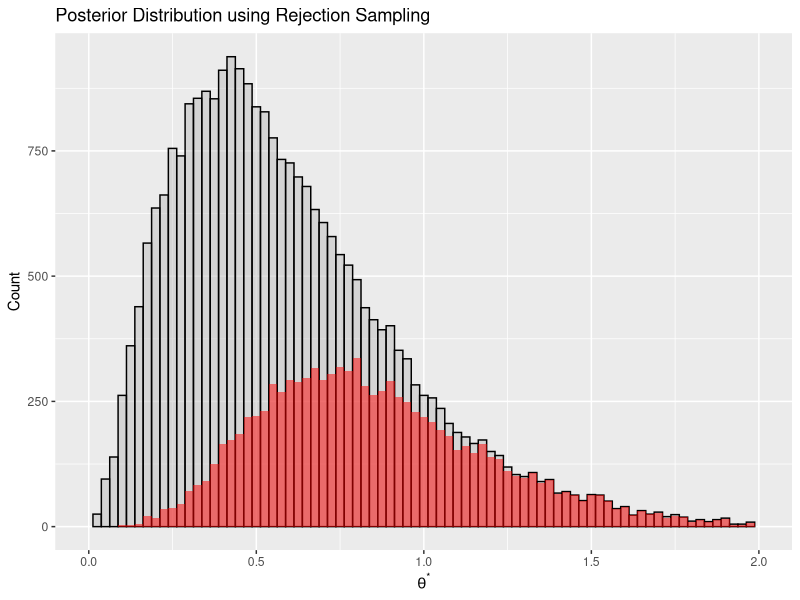
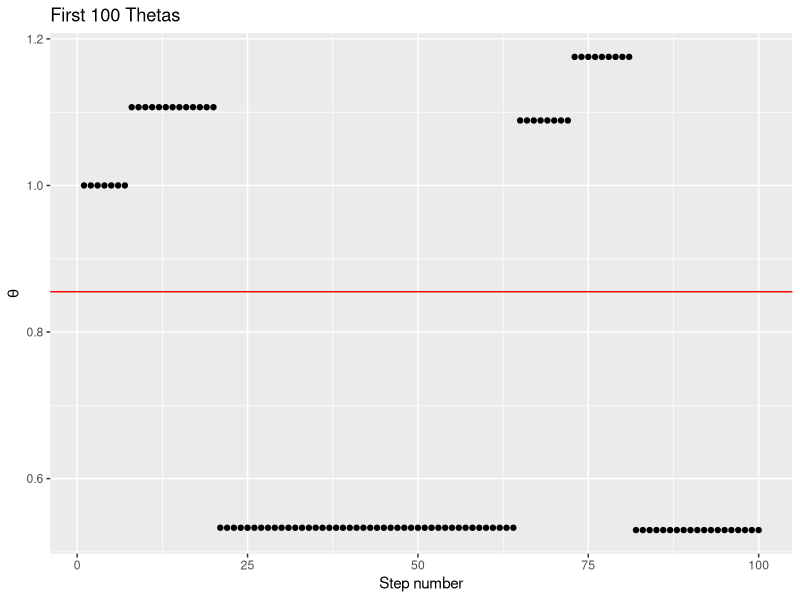
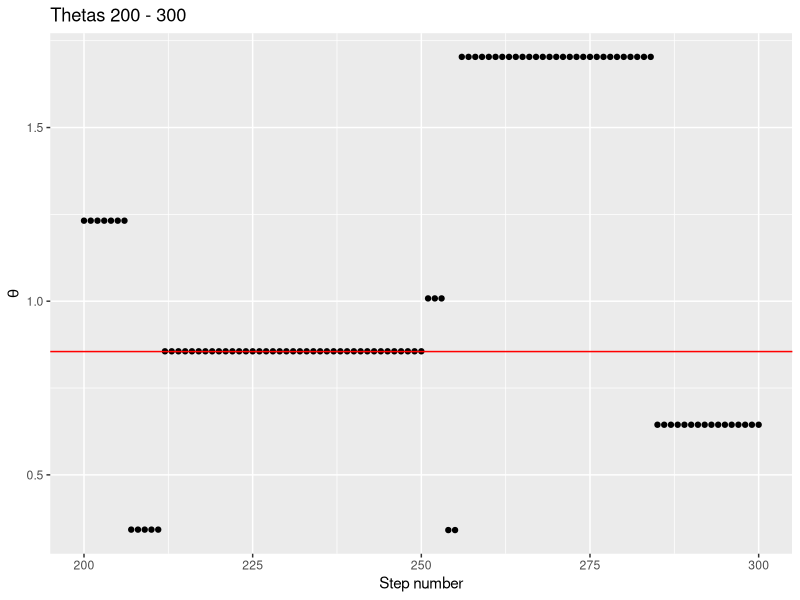
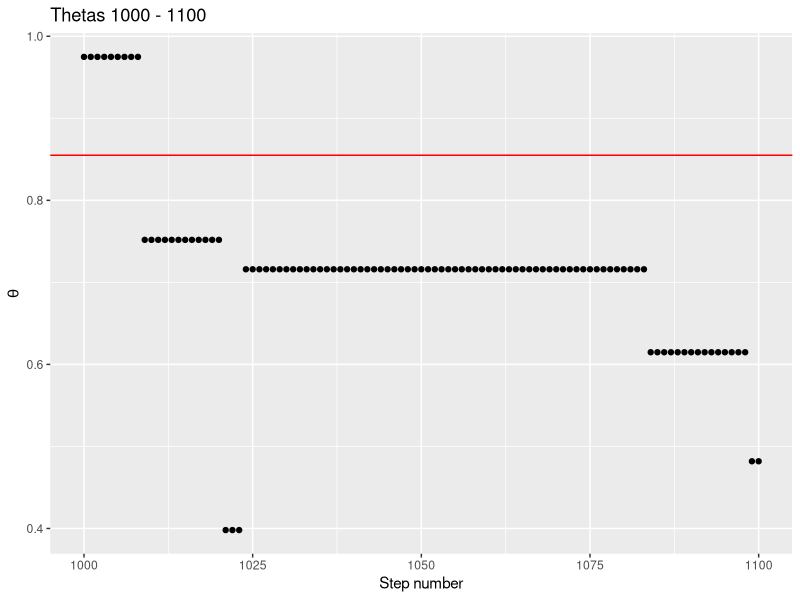
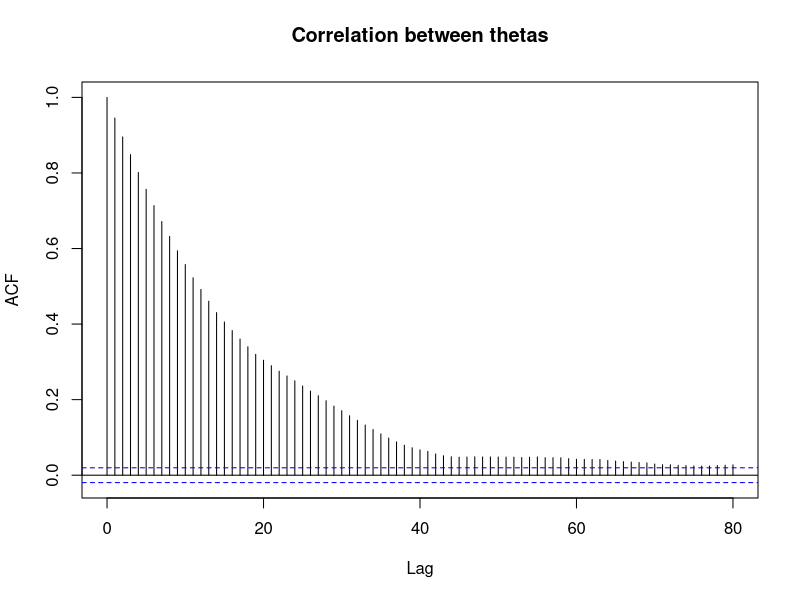
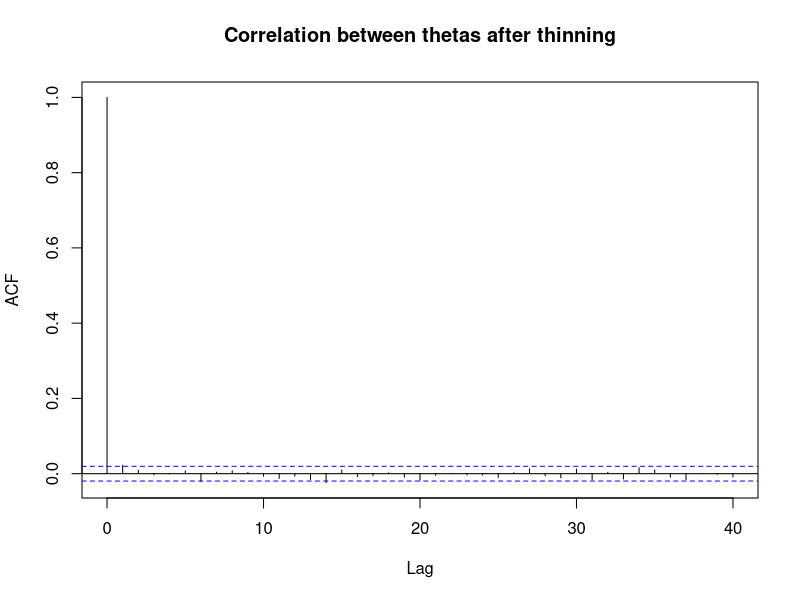
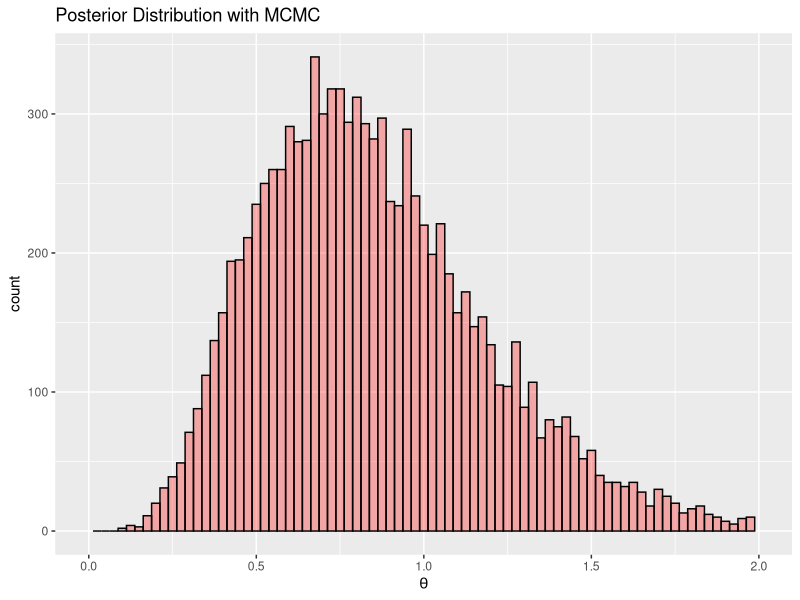

Generate these figures, in order, with R:
## ---- chunk 1
# Function for computing Thetas for Beta_1 = 0.5
theta.hats.0.5 <- function(n) {
  xi <- c(-2, -1, 0, 1, 2)
  samp <- c()
  for (i in 1:5){
      samp <- c(samp, rnorm(n / 5, mean = 0.5 * xi[i], sd = 1))
  }
  xi <- rep(xi, each = n / 5)
  num <- c()
  for (i in 1:n){
    num[i] <- samp[i] * xi[i]
  }
  theta.mle <- (sum(num) / sum(xi^2)) ^ 2
  theta.ub <- theta.mle - (1 / sum(xi^2))
  theta.imp <- ifelse((1/sum(xi^2)) > theta.mle, 0, theta.ub)
  return(c(Theta.MLE = theta.mle, Theta.UB = theta.ub, Theta.IMP = theta.imp))
}
# MSE function for Beta_1 = 0.5
mse.0.5 <- function(estimator){
  bias <- mean(estimator) - 0.5^2
  var <- var(estimator)
  mse <- var + (bias)^2
  return(mse)
}
# Replication and Data Frames for Beta_1 = 0.5
r <- 10000
many.thetahats.0.5_n10 <- replicate(r, theta.hats.0.5(10))
many.thetahats.0.5_n20 <- replicate(r, theta.hats.0.5(20))
many.thetahats.0.5_n100 <- replicate(r, theta.hats.0.5(100))
df.mse.0.5.10 <- round(data.frame(MSE.Theta_MLE = mse.0.5(many.thetahats.0.5_n10[1,]), MSE.Theta_UB = mse.0.5(many.thetahats.0.5_n10[2,]), MSE.Theta.IMP = mse.0.5(many.thetahats.0.5_n10[3,])), digits = 3)
df.mse.0.5.20 <- round(data.frame(MSE.Theta_MLE = mse.0.5(many.thetahats.0.5_n20[1,]), MSE.Theta_UB = mse.0.5(many.thetahats.0.5_n20[2,]), MSE.Theta.IMP = mse.0.5(many.thetahats.0.5_n20[3,])), digits = 3)
df.mse.0.5.100 <- round(data.frame(MSE.Theta_MLE = mse.0.5(many.thetahats.0.5_n100[1,]), MSE.Theta_UB = mse.0.5(many.thetahats.0.5_n100[2,]), MSE.Theta.IMP = mse.0.5(many.thetahats.0.5_n100[3,])), digits = 3)

# Function for computing Thetas for Beta_1 = 2
theta.hats.2 <- function(n) {
  xi <- c(-2, -1, 0, 1, 2)
  samp <- c()
  for (i in 1:5){
    samp <- c(samp, rnorm(n / 5, mean = 2 * xi[i], sd = 1))
  }
  xi <- rep(xi, each = n / 5)
  num <- c()
  for (i in 1:n){
    num[i] <- samp[i] * xi[i]
  }
  theta.mle <- (sum(num) / sum(xi^2)) ^ 2
  theta.ub <- theta.mle - (1 / sum(xi^2))
  theta.imp <- ifelse((1/sum(xi^2)) > theta.mle, 0, theta.ub)
  return(c(Theta.MLE = theta.mle, Theta.UB = theta.ub, Theta.IMP = theta.imp))
}
# MSE function for Beta_1 = 2
mse.2 <- function(estimator){
  bias <- mean(estimator) - 2^2
  var <- var(estimator)
  mse <- var + (bias)^2
  return(mse)
}
# Replication and Data Frames for Beta_1 = 2
many.thetahats.2_n10 <- replicate(r, theta.hats.2(10))
many.thetahats.2_n20 <- replicate(r, theta.hats.2(20))
many.thetahats.2_n100 <- replicate(r, theta.hats.2(100))
df.mse.2.10 <- round(data.frame(MSE.Theta_MLE = mse.2(many.thetahats.2_n10[1,]), MSE.Theta_UB = mse.2(many.thetahats.2_n10[2,]), MSE.Theta.IMP = mse.2(many.thetahats.2_n10[3,])), digits = 3)
df.mse.2.20 <- round(data.frame(MSE.Theta_MLE = mse.2(many.thetahats.2_n20[1,]), MSE.Theta_UB = mse.2(many.thetahats.2_n20[2,]), MSE.Theta.IMP = mse.2(many.thetahats.2_n20[3,])), digits = 3)
df.mse.2.100 <- round(data.frame(MSE.Theta_MLE = mse.2(many.thetahats.2_n100[1,]), MSE.Theta_UB = mse.2(many.thetahats.2_n100[2,]), MSE.Theta.IMP = mse.2(many.thetahats.2_n100[3,])), digits = 3)
## ---- chunk 2
set.seed(8495)
library(ggplot2)
library(dplyr)
M <- dpois(3, lambda = 2*(3/2)) # Liklihood evaluated at thetahat_MLE
post.samplesize <- 10000
all.thetastars <- c()
all.decisions <- c()
count <- 1
while(count <= post.samplesize){
  thetastar <- rgamma(1, shape = 3, scale = 0.2) # Generate 1 proposal
  accept.prob <- dpois(3, lambda = 2 * thetastar) / M
  new.decision <- rbinom(1, 1, accept.prob)
  all.thetastars <- c(all.thetastars, thetastar)
  all.decisions <- c(all.decisions, new.decision)
  count <- ifelse(new.decision == 1, count + 1, count)
}
df <- data.frame(all.thetastars, all.decisions)
posterior.sample <- df%>%filter(all.decisions == 1)
# Answer to i:
ggplot() +
  geom_histogram(data = df, aes(x = all.thetastars), binwidth = 0.025, alpha = 0.5, fill = 'grey', color = 'black') +
  geom_histogram(data = posterior.sample, aes(x = all.thetastars), binwidth = 0.025, alpha = 0.5, fill = 'red') + xlab(expression(theta^"*")) + ylab('Count') + ggtitle('Posterior Distribution using Rejection Sampling') + xlim(c(0, 2))
# Answer to ii:
mean(posterior.sample$all.thetastars)
# Answer to iii:
quantile(posterior.sample$all.thetastars, c(0.025, 0.975))
## ---- chunk 3
q.theta <- function(theta){
    q <- ifelse(theta <= 0, 0, dpois(3, lambda = 2 * theta) * dgamma(theta, shape = 3, scale = 0.2))
  return(q)
}
post.samplesize <- 10000
thetas <- c()
thetas[1] <- 1
for(i in 2:post.samplesize){
  thetastar <- rnorm(1, mean = 0, sd = 10) # Proposal is NORMAL
  r <- q.theta(thetastar) / q.theta(thetas[i - 1])
  U <- runif(1)
  thetas[i] <- ifelse(U < r, thetastar, thetas[i - 1])
}
df <- data.frame(Step = 1:post.samplesize, theta = thetas)
ggplot(data = df[1:100,]) + geom_point(aes(x = Step, y = theta)) + ylab(expression(theta)) + xlab('Step number') + geom_hline(aes(yintercept = 0.855), col = 'red') + ggtitle('First 100 Thetas')
ggplot(data = df[200:300,]) + geom_point(aes(x = Step, y = theta)) + ylab(expression(theta)) + xlab('Step number') + geom_hline(aes(yintercept = 0.855), col = 'red')+ ggtitle('Thetas 200 - 300')
ggplot(data = df[1000:1100,]) + geom_point(aes(x = Step, y = theta)) + ylab(expression(theta)) + xlab('Step number') + geom_hline(aes(yintercept = 0.855), col = 'red') + ggtitle('Thetas 1000 - 1100')
acf(df$theta, lag.max = 80, xlab = "Lag", ylab = "ACF", main = "Correlation between thetas")
## ---- chunk 4
new.post.sampsize <- 801100
thetas <- c()
thetas[1] <- 1
for(i in 2:new.post.sampsize){
  thetastar <- rnorm(1, mean = 0, sd = 10)
  r <- q.theta(thetastar) / q.theta(thetas[i - 1])
  U <- runif(1)
  thetas[i] <- ifelse(U < r, thetastar, thetas[i - 1])
}
df <- data.frame(Step = 1:new.post.sampsize, theta = thetas)
df.burn <- df[-(1:1100),]
df.thin <- df.burn[seq(1, nrow(df.burn), by = 80),]
acf(df.thin$theta, xlab = "Lag", ylab = "ACF", main = "Correlation between thetas after thinning")
ggplot(data = df.thin) + geom_histogram(aes(x = theta), binwidth = 0.025, alpha = 0.3, fill = 'red', col = 'black') + ggtitle('Posterior Distribution with MCMC') + xlab(expression(theta)) + xlim(c(0, 2))
mean(df.thin$theta)
quantile(df.thin$theta, c(0.025, 0.975))
